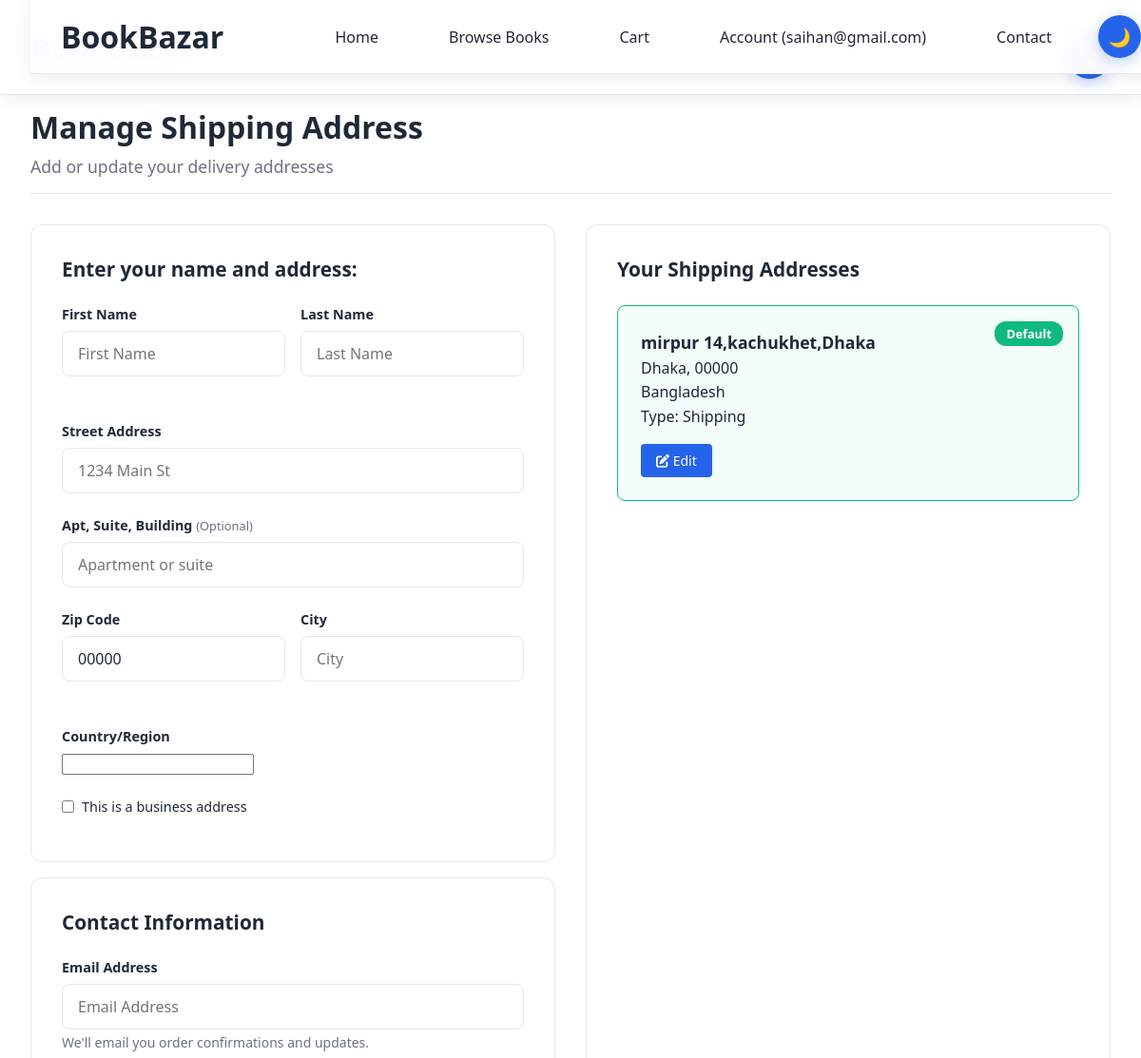
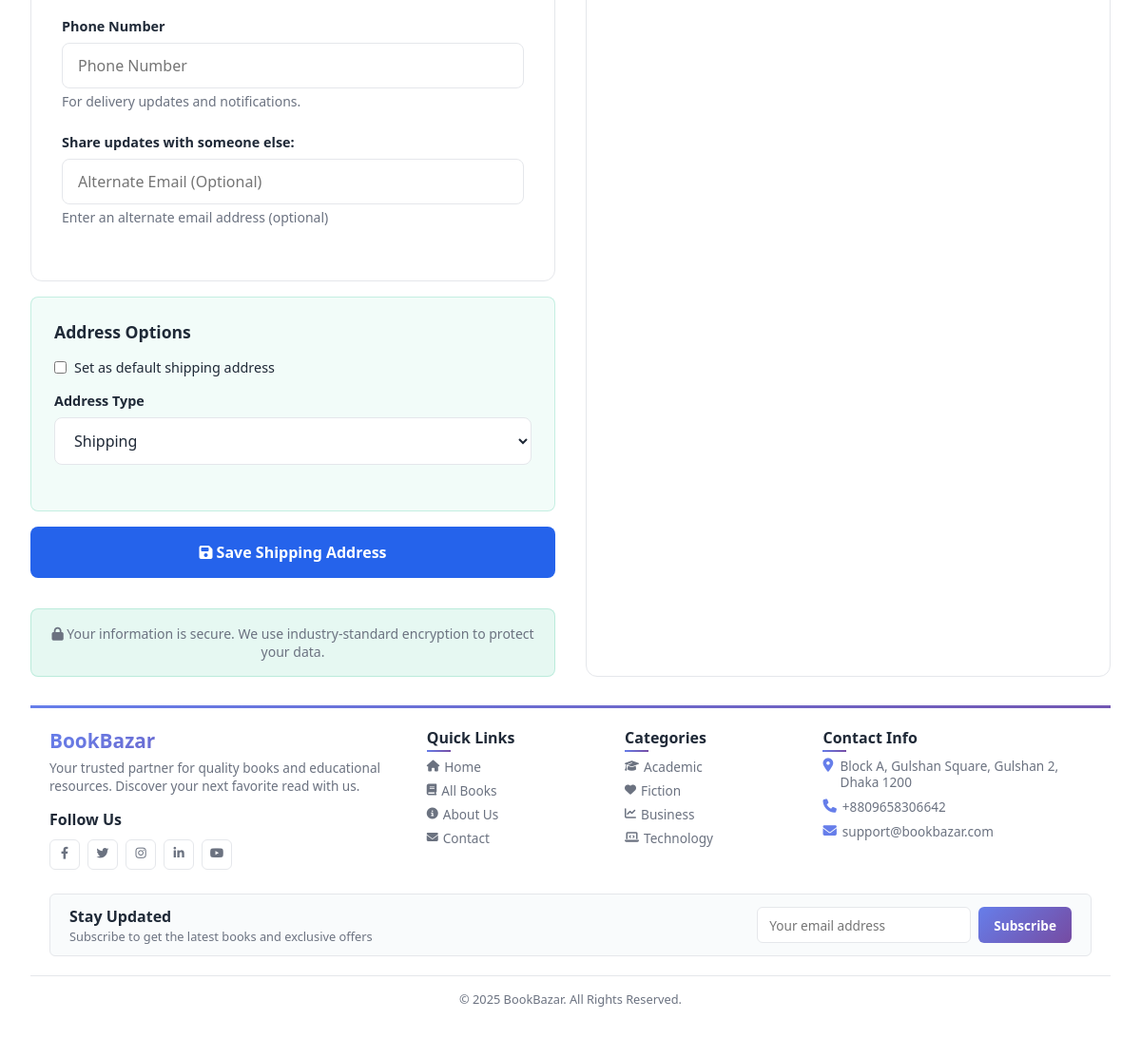
The page /shipping-address/ (signed in) on the database its author committed (2 pictures, top to bottom).
### users/models.py (models this page shows, shortened)
class CustomUser(AbstractUser):
    username = None
    email = models.EmailField(_('email address'), unique=True)
    USERNAME_FIELD = 'email'
    REQUIRED_FIELDS = []
    objects = CustomUserManager()

### eco/models.py (models this page shows, shortened)
class Address(models.Model):
    first_name = models.CharField(max_length=100, blank=True)
    last_name = models.CharField(max_length=100, blank=True)
    email = models.EmailField(blank=True)
    phone_number = models.CharField(max_length=20, blank=True)
    alternate_email = models.EmailField(blank=True)
    is_business_address = models.BooleanField(default=False)
    city = models.CharField(max_length=100, blank=True)
    user = models.ForeignKey(settings.AUTH_USER_MODEL, on_delete=models.CASCADE)
    street_address = models.CharField(max_length=100)
    apartment_address = models.CharField(max_length=100, blank=True)
    country = CountryField(multiple=False)
    zip_code = models.CharField(max_length=20, default="00000")
    address_type = models.CharField(max_length=1, choices=ADDRESS_CHOICES)
    default = models.BooleanField(default=False)
    class Meta:
        verbose_name_plural = 'Addresses'

### eco/views.py (the view)
# urls.py: path('shipping-address/', views.shipping_address_view, name='shipping-address'),
@login_required
def shipping_address_view(request):
    shipping_addresses = Address.objects.filter(
        user=request.user,
        address_type='S'
    ).order_by('-default')
    default_shipping_address = shipping_addresses.filter(default=True).first()
    if request.method == 'POST':
        form = AddressForm(request.POST)
        if form.is_valid():
            address = form.save(commit=False)
            address.user = request.user
            address.address_type = 'S'  # Set as shipping address
            if address.default:
                Address.objects.filter(
                    user=request.user,
                    address_type='S',
                    default=True
                ).update(default=False)
            address.save()
            messages.success(request, 'Shipping address saved successfully!')
            return redirect('eco:shipping-address')
        else:
            messages.error(request, 'Please correct the errors below.')
    else:
        form = AddressForm(initial={'address_type': 'S'})
    cart_count = 0
    if request.user.is_authenticated:
        try:
            cart = Cart.objects.get(user=request.user)
            cart_count = cart.total_items
        except Cart.DoesNotExist:
            cart_count = 0
    context = {
        'form': form,
        'shipping_addresses': shipping_addresses,
        'default_shipping_address': default_shipping_address,
        'cart_count': cart_count,
        'categories': Category.objects.annotate(
            total_books=Count('books', filter=Q(books__is_available=True))
        )
    }
    return render(request, 'eco/shipping_address.html', context)

### eco/context_processors.py (called while the page is built)
def cart_count(request):
    cart_count = 0
    if request.user.is_authenticated:
        try:
            try:
                cart = Cart.objects.get(user=request.user)
                cart_count = cart.total_items
            except Cart.DoesNotExist:
                order_qs = Order.objects.filter(user=request.user, ordered=False)
                if order_qs.exists():
                    order = order_qs[0]
                    cart_count = order.items.count()
        except Exception as e:
            cart_count = 0
    return {'cart_count': cart_count}

### eco/models.py (called while the page is built)
    @property
    def total_items(self):
        return sum(item.quantity for item in self.items.all())

### templates/eco/shipping_address.html (shortened to what this page needs)
{% extends 'eco/base_common.html' %}
{% load static %}
{% block content %}
<div class="shipping-address-container">
    <div class="shipping-header">
        <h1 class="shipping-title">Manage Shipping Address</h1>
        <p class="shipping-subtitle">Add or update your delivery addresses</p>
    </div>
    <div class="shipping-content">
        <div>
            <form method="POST" id="shippingForm">
                <div class="form-section">
                    <h3 class="section-title">Enter your name and address:</h3>
                    <div class="form-row">
                        <div class="form-group">
                            <label class="form-label" for="{{ form.first_name.id_for_label }}">
                                First Name
                            </label>
                            {{ form.first_name }}
                        </div>
                        <div class="form-group">
                            <label class="form-label" for="{{ form.last_name.id_for_label }}">
                                Last Name
                            </label>
                            {{ form.last_name }}
                        </div>
                    </div>
                    <div class="form-group">
                        <label class="form-label" for="{{ form.street_address.id_for_label }}">
                            Street Address
                        </label>
                        {{ form.street_address }}
                    </div>
                    <div class="form-group">
                        <label class="form-label" for="{{ form.apartment_address.id_for_label }}">
                            Apt, Suite, Building <span class="optional-badge">(Optional)</span>
                        </label>
                        {{ form.apartment_address }}
                    </div>
                    <div class="form-row">
                        <div class="form-group">
                            <label class="form-label" for="{{ form.zip_code.id_for_label }}">
                                Zip Code
                            </label>
                            {{ form.zip_code }}
                        </div>
                        <div class="form-group">
                            <label class="form-label" for="{{ form.city.id_for_label }}">
                                City
                            </label>
                            {{ form.city }}
                        </div>
                    </div>
                    <div class="form-group">
                        <label class="form-label" for="{{ form.country.id_for_label }}">
                            Country/Region
                        </label>
                        {{ form.country }}
                    </div>
                    <div class="checkbox-group">
                        {{ form.is_business_address }}
                        <label class="checkbox-label" for="{{ form.is_business_address.id_for_label }}">
                            This is a business address
                        </label>
                    </div>
                </div>
                <div class="form-section">
                    <h3 class="section-title">Contact Information</h3>
                    <div class="form-group">
                        <label class="form-label" for="{{ form.email.id_for_label }}">
                            Email Address
                        </label>
                        {{ form.email }}
                        <div class="help-text">
                            We'll email you order confirmations and updates.
                        </div>
                    </div>
                    <div class="form-group">
                        <label class="form-label" for="{{ form.phone_number.id_for_label }}">
                            Phone Number
                        </label>
                        {{ form.phone_number }}
                        <div class="help-text">
                            For delivery updates and notifications.
                        </div>
                    </div>
                    <div class="form-group">
                        <label class="form-label" for="{{ form.alternate_email.id_for_label }}">
                            Share updates with someone else:
                        </label>
                        {{ form.alternate_email }}
                        <div class="help-text">
                            Enter an alternate email address (optional)
                        </div>
                    </div>
                </div>
                <div class="address-options">
                    <h4 class="address-options-title">Address Options</h4>
                    <div class="checkbox-group">
                        {{ form.default }}
                        <label class="checkbox-label" for="{{ form.default.id_for_label }}">
                            Set as default shipping address
                        </label>
                    </div>
                    <div class="form-group">
                        <label class="form-label" for="{{ form.address_type.id_for_label }}">
                            Address Type
                        </label>
                        {{ form.address_type }}
                    </div>
                </div>
                <button type="submit" class="btn-save-address">
                    <i class="fas fa-save"></i> Save Shipping Address
                </button>
                <div class="security-notice">
                    <i class="fas fa-lock"></i> Your information is secure. We use industry-standard encryption to protect your data.
                </div>
            </form>
        </div>
        <div class="addresses-section">
            <h3 class="section-title">Your Shipping Addresses</h3>
            {% if shipping_addresses %}
                {% for address in shipping_addresses %}
                <div class="address-card {% if address.default %}default{% endif %}" data-address-id="{{ address.id }}">
                    {% if address.default %}
                        <span class="default-badge">Default</span>
                    {% endif %}
                    <div class="address-details">
                        <p><strong>{{ address.street_address }}</strong></p>
                        <p>{{ address.city }}, {{ address.zip_code }}</p>
                        <p>{{ address.country.name }}</p>
                        <p>Type: {{ address.get_address_type_display }}</p>
                        <div class="address-actions">
                            <button class="btn-edit" onclick="editAddress({{ address.id }})">
                                <i class="fas fa-edit"></i> Edit
                            </button>
                        </div>
                    </div>
                </div>
                {% endfor %}
            {% else %}
                <div class="no-addresses">
                    <i class="fas fa-map-marker-alt"></i>
                    <p>No shipping addresses saved yet.</p>
                    <p>Add your first address using the form.</p>
                </div>
            {% endif %}
        </div>
    </div>
</div>
{% include 'eco/footer.html' %}
{% endblock %}

### templates/eco/navbar.html (shortened to what this page needs)
<nav class="navbar">
  <div class="nav-container">
    <div class="logo">
      <a href="{% url 'eco:home' %}" style="text-decoration: none; background: linear-gradient(45deg, var(--primary), var(--accent)); -webkit-background-clip: text; -webkit-text-fill-color: transparent;">
      </a>
    </div>
  <nav class="navbar">
    <div class="nav-container">
        <div class="logo">BookBazar</div>
        <ul class="nav-links">
            <li><a href="/">Home</a></li>
            <li><a href="/products/">Browse Books</a></li>
            <li><a href="/order-summary/">Cart</a></li>
            <li>
                {% if user.is_authenticated %}
                    <a href="/users/profile/">Account ({{ user.email }})</a>
                {% else %}
                    <a href="/users/login/">Account</a>
                {% endif %}
            </li>
            <li><a href="/contact/">Contact</a></li>
            <li>
                <button id="darkModeToggle" class="dark-mode-btn" title="Toggle dark mode">
                    <span class="dark-mode-icon">🌙</span>
                </button>
            </li>
        </ul>
    </div>
</nav>
      <li>
        <button id="darkModeToggle" class="dark-mode-btn" title="Toggle dark mode">
          <span class="dark-mode-icon">🌙</span>
        </button>
      </li>
  </div>
</nav>

### templates/eco/navbar.html (style rules this page uses)
.navbar { background: var(--nav-bg); backdrop-filter: blur(20px); border-bottom: 1px solid var(--border); padding: 1rem 2rem; position: fixed; width: 100%; top: 0; z-index: 1000; box-shadow: 0 2px 20px rgba(0, 0, 0, 0.08); transition: all 0.3s ease; }
.nav-container { max-width: 1200px; margin: 0 auto; display: flex; justify-content: space-between; align-items: center; }
.logo { font-size: 2rem; font-weight: 800; }
.nav-links { display: flex; gap: 1.5rem; list-style: none; align-items: center; }
.nav-links a { color: var(--text-color); text-decoration: none; padding: 0.75rem 1.5rem; border-radius: 25px; transition: all 0.3s ease; font-weight: 500; border: 1px solid transparent; }
.dark-mode-btn { background: var(--primary); border: none; border-radius: 50%; width: 45px; height: 45px; cursor: pointer; display: flex; align-items: center; justify-content: center; font-size: 1.2rem; transition: all 0.3s ease; box-shadow: 0 4px 15px rgba(37, 99, 235, 0.3); }

### rows shown on the page
CustomUser: email "saihan@gmail.com"
Address: default "Default", street_address "mirpur 14,kachukhet,Dhaka", city "Dhaka", zip_code "00000", country.name "Bangladesh", address_type "Shipping"
